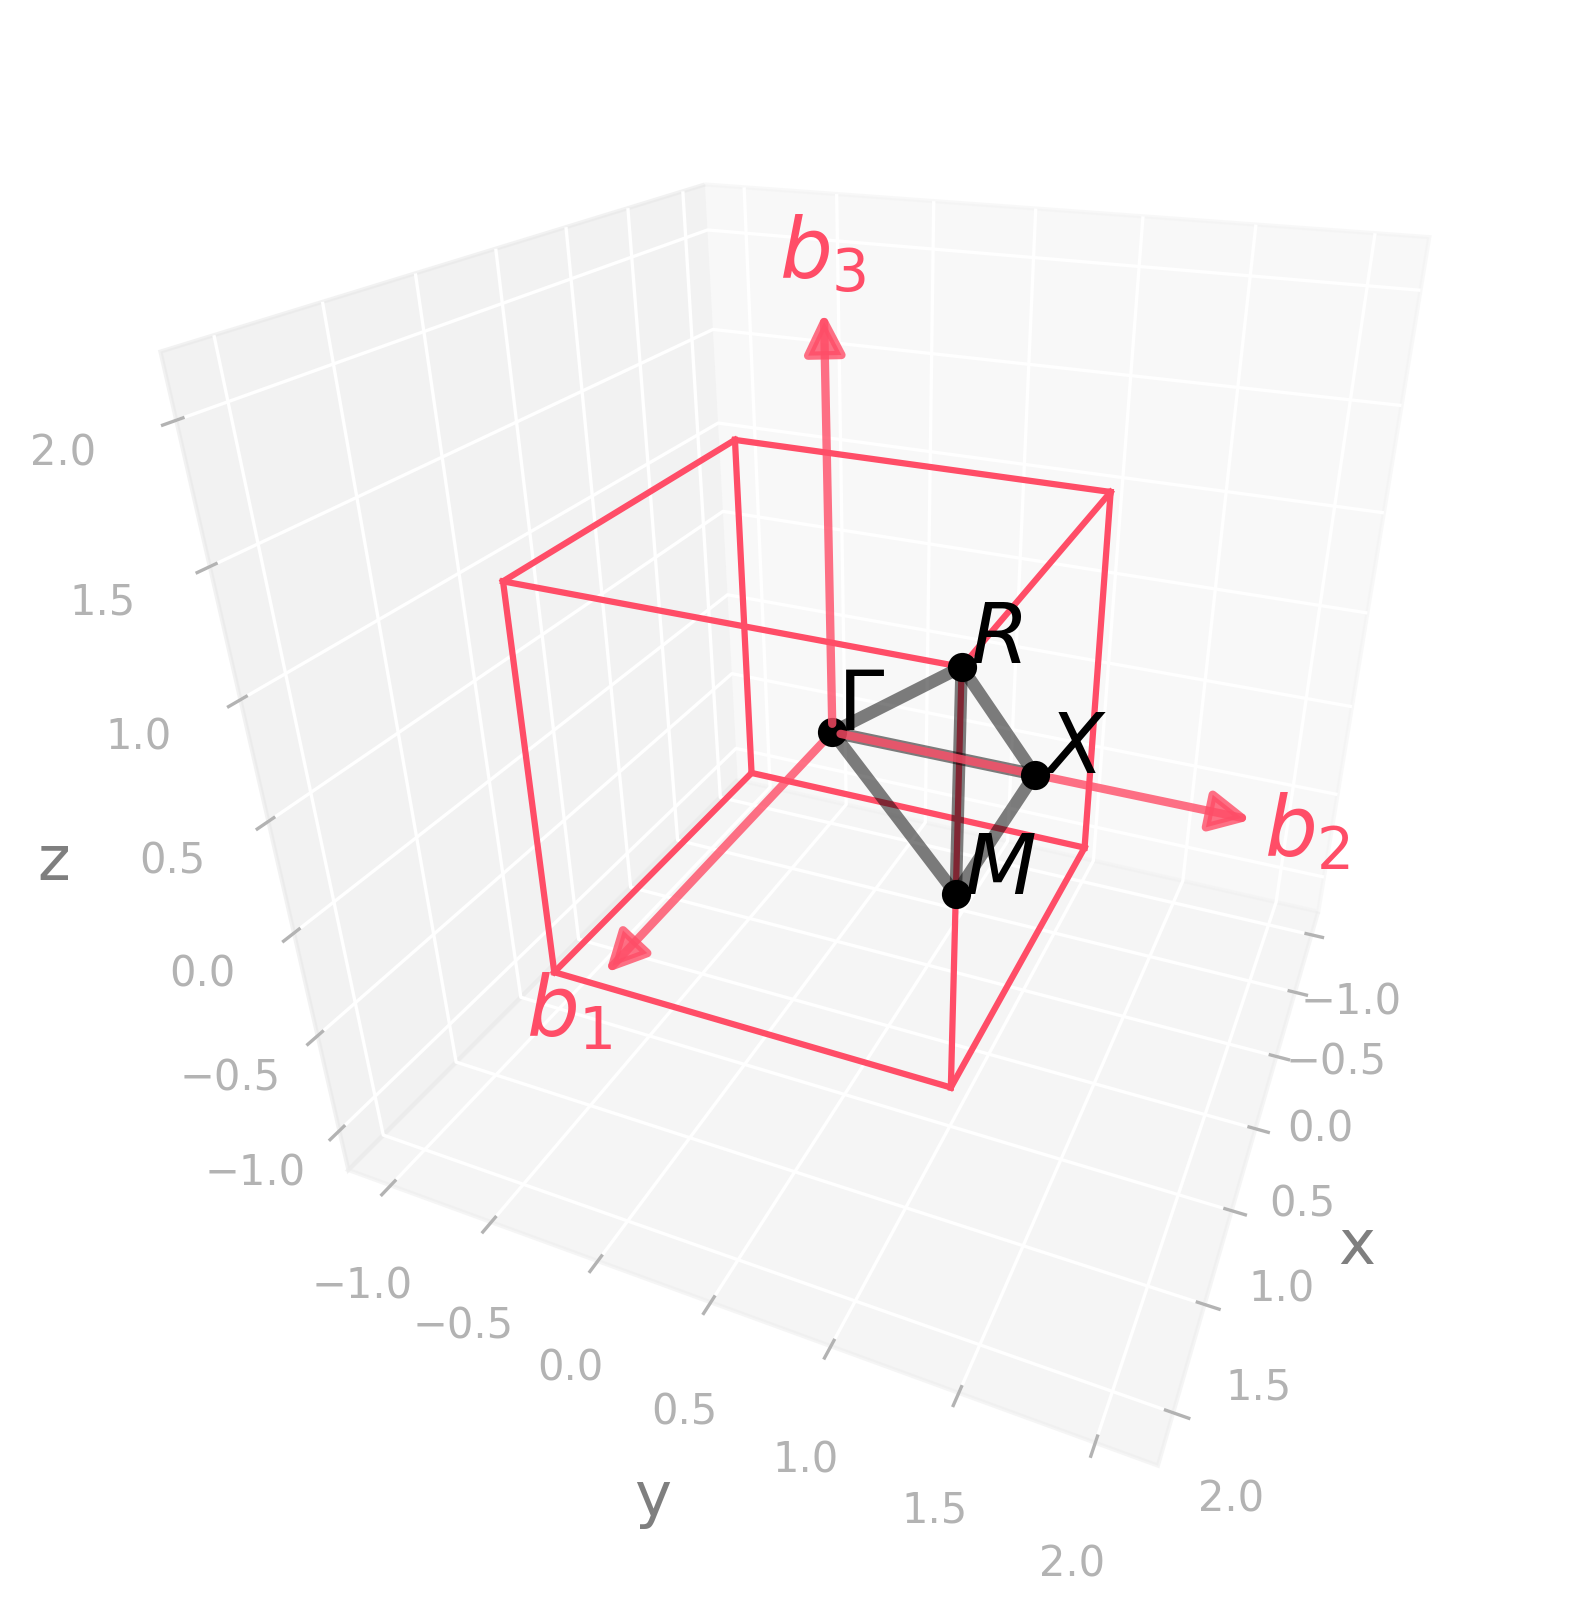

This figure's Python source:
import radtools as rad

l = rad.lattice_example(f"CUB")
l.plot("brillouin-kpath")
# Save an image:
l.savefig(
    "cub_brillouin.png",
    elev=28,
    azim=23,
    dpi=300,
   bbox_inches="tight",
)
# Interactive plot:
l.show(elev=28, azim=23)
